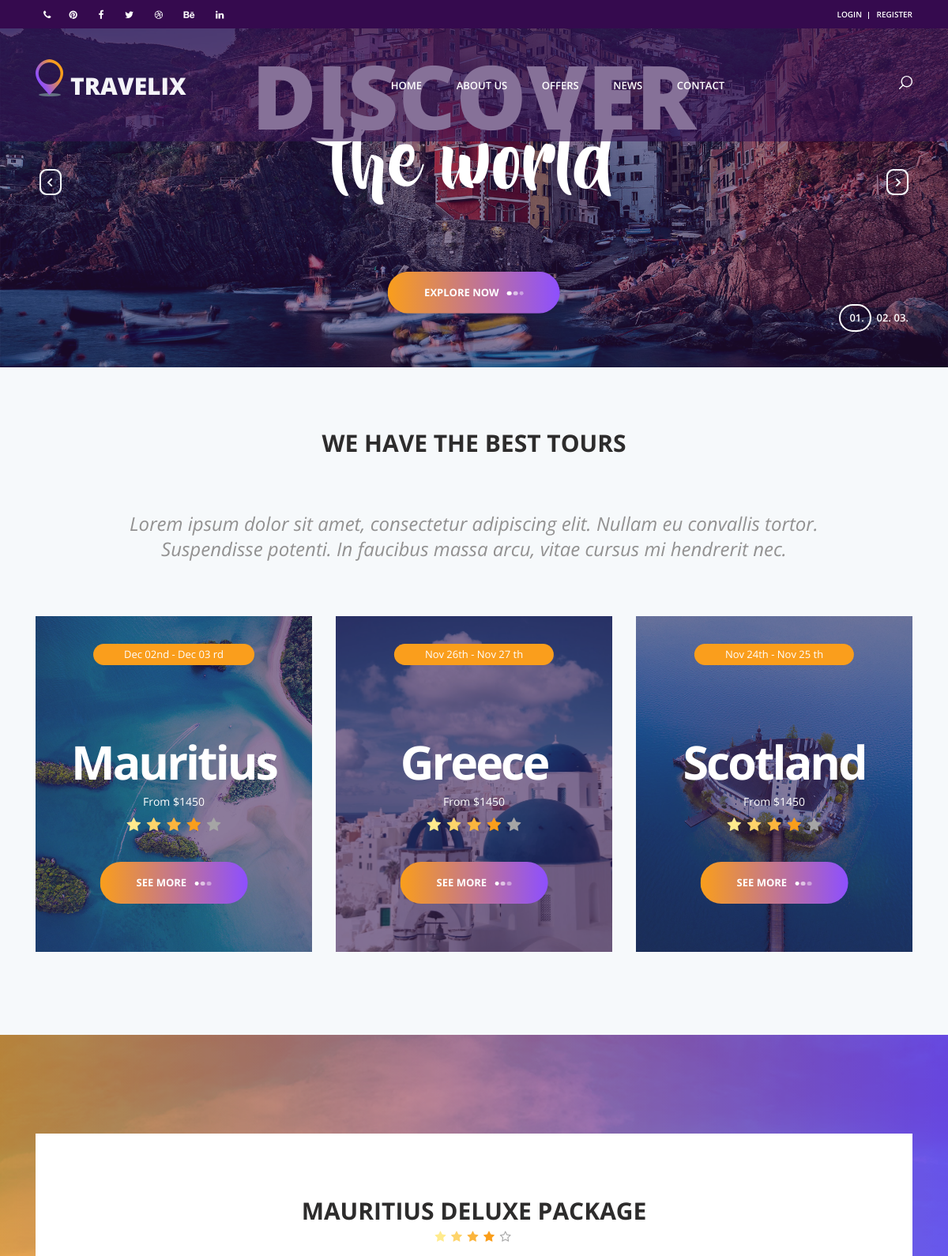
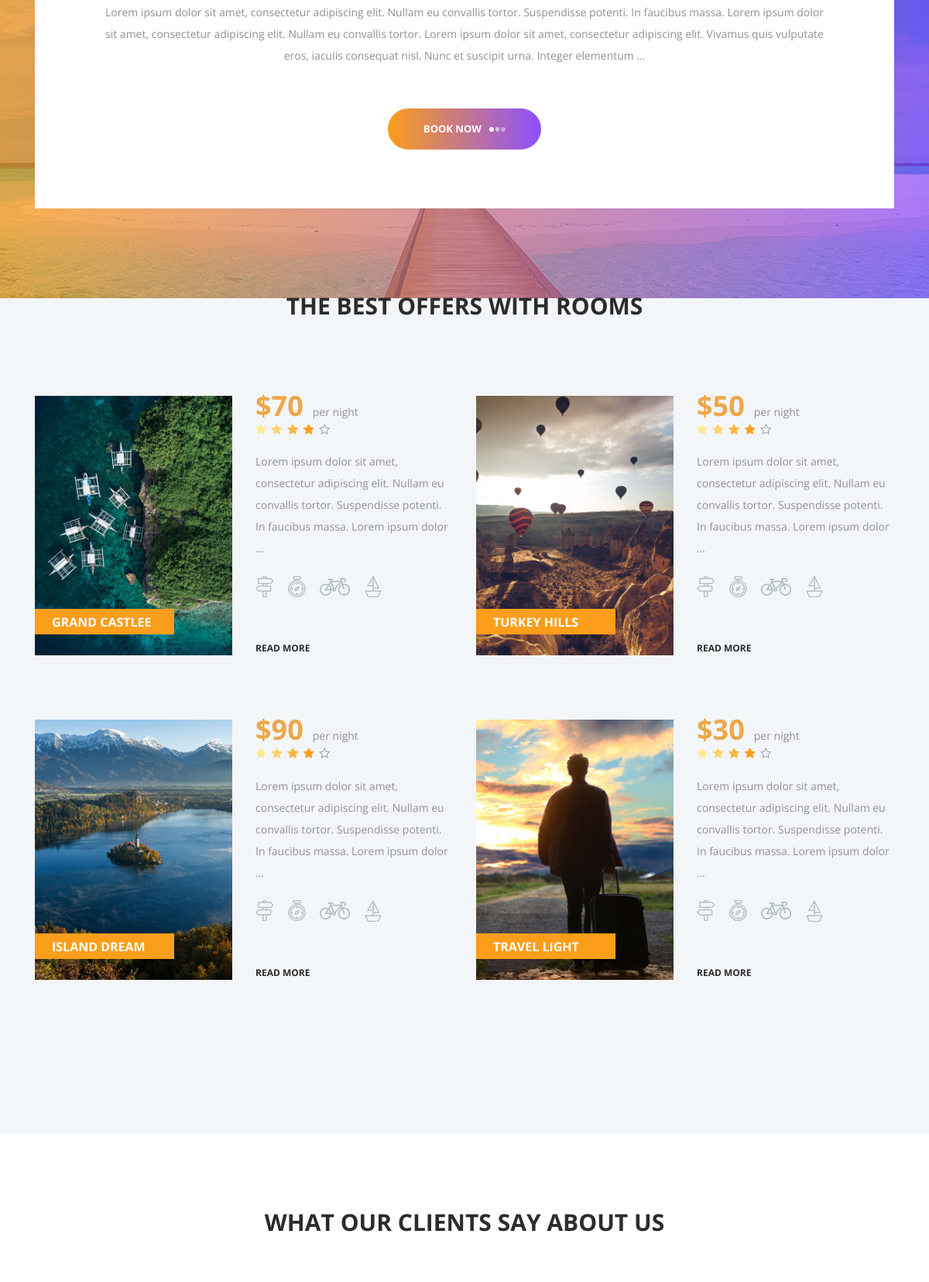
The page / (upper part) on the database its author committed (2 pictures, top to bottom).
### travelix/models.py (models this page shows, shortened)
class Rest_area(models.Model):
    TYPE_CHOICES = (
        ('per night', 'per night'),
        ('for week', 'for week'),
        ('two days', 'two days'),
        ('three days', 'three days')
    )
    author = models.ForeignKey(User, on_delete=models.SET_NULL, null=True, blank=True)
    title = models.CharField(max_length=300)
    image = models.ImageField(upload_to='recreation_pics/')
    bottom_images = models.ImageField(upload_to='recreation_pics/bottoms', blank=True, null=True)
    price = models.DecimalField(max_digits=6, decimal_places=0)
    city = models.CharField(max_length=200)
    state = models.CharField(max_length=200)
    text = RichTextField()
    type = models.CharField(max_length=300, choices=TYPE_CHOICES)
    tags = models.ManyToManyField(Tag)
    from_date = models.DateField('Enter valid starting date', default=0)
    limit_date = models.DateField('Enter valid ending date', default=0)
    date_created = models.DateTimeField(auto_now_add=True)
    date_updated = models.DateTimeField(auto_now=True)
    rest_views = models.IntegerField(default=0, null=True, blank=True)
    likes = models.ManyToManyField(User, related_name='rest_likes')
    dislikes = models.ManyToManyField(User, related_name='rest_dislikes')
    map_url = models.CharField(max_length=300, blank=True, null=True)
    def get_absolute_url(self):
        return reverse('travelix:offer_detail', kwargs={'pk': self.pk})
    class Meta:
        verbose_name = 'Rest_area'
        verbose_name_plural = 'Rest_areas'
        ordering = ['date_created', ]

### travelix/views.py (the view)
# urls.py: path("", views.home, name="home"),
def home(request):
    categories = Category.objects.all()
    tags = Tag.objects.all()
    rests = Rest_area.objects.all()
    cheap_rests = Rest_area.objects.filter(price__lt=100)[:4]
    client_tems = Client.objects.all()[:4]
    trending = Rest_area.objects.all().order_by('likes')
    posts = Post.objects.all().order_by('-date_created')[:3]
    context = {
        'tags': tags,
        'categories': categories,
        'rests': rests[:3],
        'cheap_rests': cheap_rests,
        'clients': client_tems[:4],
        'trending': trending[:8],
        'posts': posts[:3]
    }
    return render(request, 'travelix/index.html', context)

### templates/travelix/index.html (shortened to what this page needs)
{% extends 'base.html' %}
{% load static %}
{% block content %}
    <div class="home">
        <div class="home_slider_container">
            <div class="owl-carousel owl-theme home_slider">
                <div class="owl-item home_slider_item">
                    <div class="home_slider_background"
                         style="background-image:url({% static 'images/home_slider.jpg' %})"></div>
                    <div class="home_slider_content text-center">
                        <div class="home_slider_content_inner" data-animation-in="flipInX"
                             data-animation-out="animate-out fadeOut">
                            <h1>discover</h1>
                            <h1>the world</h1>
                            <div class="button home_slider_button">
                                <div class="button_bcg"></div>
                                <a href="{% url 'travelix:offers' %}">explore now<span></span><span></span><span></span></a>
                            </div>
                        </div>
                    </div>
                </div>
            </div>
            <div class="home_slider_nav home_slider_prev">
            </div>
            <div class="home_slider_nav home_slider_next">
            </div>
            <div class="home_slider_dots">
                <ul id="home_slider_custom_dots" class="home_slider_custom_dots">
                    <li class="home_slider_custom_dot active">
                        <div></div>
                        01.
                    </li>
                    <li class="home_slider_custom_dot">
                        <div></div>
                        02.
                    </li>
                    <li class="home_slider_custom_dot">
                        <div></div>
                        03.
                    </li>
                </ul>
            </div>
        </div>
    </div>
    <div class="intro">
        <div class="container">
            <div class="row">
                <div class="col">
                    <h2 class="intro_title text-center">We have the best tours</h2>
                </div>
            </div>
            <div class="row">
                <div class="col-lg-10 offset-lg-1">
                    <div class="intro_text text-center">
                        <p>Lorem ipsum dolor sit amet, consectetur adipiscing elit. Nullam eu convallis tortor.
                            Suspendisse
                            potenti. In faucibus massa arcu, vitae cursus mi hendrerit nec. </p>
                    </div>
                </div>
            </div>
            <div class="row intro_items">
                {% for rest in rests %}
                    <div class="col-lg-4 intro_col">
                        <div class="intro_item">
                            <div class="intro_item_overlay"></div>
                            <div class="intro_item_background" style="background-image:url({{ rest.image.url }})"></div>
                            <div class="intro_item_content d-flex flex-column align-items-center justify-content-center">
                                <div class="intro_date">{{ rest.from_date|date:"M dS" }}
                                    - {{ rest.limit_date|date:"M d S" }}</div>
                                <div class="button intro_button">
                                    <div class="button_bcg"></div>
                                    <a href="{% url 'travelix:offer_detail' rest.pk %}">see
                                        more<span></span><span></span><span></span></a></div>
                                <div class="intro_center text-center">
                                    <h1>{{ rest.title }}</h1>
                                    <div class="intro_price">From ${{ rest.price }}</div>
                                    <div class="rating rating_4">
                                        <i class="fa fa-star"></i>
                                        <i class="fa fa-star"></i>
                                        <i class="fa fa-star"></i>
                                        <i class="fa fa-star"></i>
                                        <i class="fa fa-star"></i>
                                    </div>
                                </div>
                            </div>
                        </div>
                    </div>
                {% endfor %}
            </div>
        </div>
    </div>
    <div class="cta">
        <div class="container">
            <div class="row">
                <div class="col">
                    <div class="cta_slider_container">
                        <div class="owl-carousel owl-theme cta_slider">
                            {% for rest in rests %}
                                <div class="owl-item cta_item text-center">
                                    <div class="cta_title">{{ rest.title }} DELUXE PACKAGE</div>
                                    <div class="rating_r rating_r_4">
                                        <i></i>
                                        <i></i>
                                        <i></i>
                                        <i></i>
                                        <i></i>
                                    </div>
                                    <p class="cta_text">{{ rest.text|truncatewords:50|safe }}</p>
                                    <div class="button cta_button">
                                        <div class="button_bcg"></div>
                                        <a href="{{ rest.get_absolute_url }}">book
                                            now<span></span><span></span><span></span></a></div>
                                </div>
                            {% endfor %}
                        </div>
                        <div class="cta_slider_nav cta_slider_prev">
                        </div>
                        <div class="cta_slider_nav cta_slider_next">
                        </div>
                    </div>
                </div>
            </div>
        </div>
    </div>
    <div class="offers">
        <div class="container">
            <div class="row">
                <div class="col text-center">
                    <h2 class="section_title">the best offers with rooms</h2>
                </div>
            </div>
            <div class="row offers_items">
                {% for cheaper in cheap_rests %}
                    <div class="col-lg-6 offers_col">
                        <div class="offers_item">
                            <div class="row">
                                <div class="col-lg-6">
                                    <div class="offers_image_container">
                                        <div class="offers_image_background"
                                             style="background-image:url({{ cheaper.image.url }})"></div>
                                        <div class="offer_name"><a
                                                href="{% url 'travelix:offer_detail' cheaper.pk %}">{{ cheaper.title }}</a>
                                        </div>
                                    </div>
                                </div>
                                <div class="col-lg-6">
                                    <div class="offers_content">
                                        <div class="offers_price">${{ cheaper.price }}<span>{{ cheaper.type }}</span>
                                        </div>
                                        <div class="rating_r rating_r_4 offers_rating">
                                            <i></i>
                                            <i></i>
                                            <i></i>
                                            <i></i>
                                            <i></i>
                                        </div>
                                        <p class="offers_text">{{ cheaper.text|truncatewords:20|safe }}</p>
                                        <div class="offers_icons">
                                            <ul class="offers_icons_list">
                                                <li class="offers_icons_item"><img src="{% static 'images/post.png' %}"
                                                                                   alt=""></li>
                                                <li class="offers_icons_item"><img
                                                        src="{% static 'images/compass.png' %}" alt=""></li>
                                                <li class="offers_icons_item"><img
                                                        src="{% static 'images/bicycle.png' %}" alt=""></li>
                                                <li class="offers_icons_item"><img
                                                        src="{% static 'images/sailboat.png' %}" alt=""></li>
                                            </ul>
                                        </div>
                                        <div class="offers_link"><a href="{% url 'travelix:offer_detail' cheaper.pk %}">read
                                            more</a></div>
                                    </div>
                                </div>
                            </div>
                        </div>
                    </div>
                {% endfor %}
            </div>
        </div>
    </div>
    <div class="testimonials">
        <div class="container">
            <div class="row">
                <div class="col text-center">
                    <h2 class="section_title">What Our Clients Say About US</h2>
                </div>
            </div>
            <div class="row">
                <div class="col">
                </div>
            </div>
        </div>
    </div>
{% endblock %}

### rows shown on the page
Rest_area: image (picture), from_date "Dec 02nd", limit_date "Dec 03 rd", title "Mauritius", price "1450", title "MAURITIUS", text "Lorem ipsum dolor sit amet, consectetur adipiscing elit. Nullam eu convallis tortor. Suspendisse potenti. In faucibus massa. Lorem ipsum dolor sit amet, consectetur adipiscing elit. Nullam eu convallis tortor. Lorem ipsum dolor sit amet, consectetur adipiscing elit. Vivamus quis vulputate eros, iaculis consequat nisl. Nunc et suscipit urna. Integer elementum …"
Rest_area: image (picture), from_date "Nov 26th", limit_date "Nov 27 th", title "Greece", price "1450"
Rest_area: image (picture), from_date "Nov 24th", limit_date "Nov 25 th", title "Scotland", price "1450"
Rest_area: image (picture), title "GRAND CASTLEE", price "70", type "per night", text "Lorem ipsum dolor sit amet, consectetur adipiscing elit. Nullam eu convallis tortor. Suspendisse potenti. In faucibus massa. Lorem ipsum dolor …"
Rest_area: image (picture), title "TURKEY HILLS", price "50", type "per night", text "Lorem ipsum dolor sit amet, consectetur adipiscing elit. Nullam eu convallis tortor. Suspendisse potenti. In faucibus massa. Lorem ipsum dolor …"
Rest_area: image (picture), title "ISLAND DREAM", price "90", type "per night", text "Lorem ipsum dolor sit amet, consectetur adipiscing elit. Nullam eu convallis tortor. Suspendisse potenti. In faucibus massa. Lorem ipsum dolor …"
Rest_area: image (picture), title "TRAVEL LIGHT", price "30", type "per night", text "Lorem ipsum dolor sit amet, consectetur adipiscing elit. Nullam eu convallis tortor. Suspendisse potenti. In faucibus massa. Lorem ipsum dolor …"
